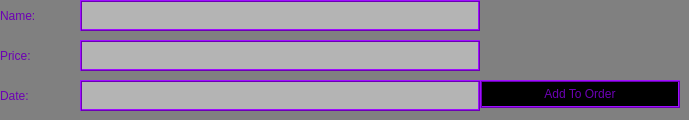
       <widget class="QWidget" name="toolPage">
        <property name="styleSheet">
         <string notr="true">background-color: rgb(128, 128, 128);
color: rgb(108, 0, 180);
border: none;
font: 16pt &quot;Maiandra GD&quot;;</string>
        </property>
        <widget class="QLabel" name="nameLbl_2">
         <property name="geometry">
          <rect>
           <x>0</x>
           <y>0</y>
           <width>100</width>
           <height>31</height>
          </rect>
         </property>
         <property name="text">
          <string>Name:</string>
         </property>
        </widget>
        <widget class="QLineEdit" name="nameTxt_2">
         <property name="geometry">
          <rect>
           <x>80</x>
           <y>0</y>
           <width>400</width>
           <height>31</height>
          </rect>
         </property>
         <property name="styleSheet">
          <string notr="true">background-color: rgb(180, 180, 180);
color: rgb(108, 0, 180);
border: 2px ridge rgb(108, 0, 180); </string>
         </property>
        </widget>
        <widget class="QLabel" name="priceLbl">
         <property name="geometry">
          <rect>
           <x>0</x>
           <y>40</y>
           <width>100</width>
           <height>31</height>
          </rect>
         </property>
         <property name="text">
          <string>Price:</string>
         </property>
        </widget>
        <widget class="QLineEdit" name="priceTxt_2">
         <property name="geometry">
          <rect>
           <x>80</x>
           <y>40</y>
           <width>400</width>
           <height>31</height>
          </rect>
         </property>
         <property name="styleSheet">
          <string notr="true">background-color: rgb(180, 180, 180);
color: rgb(108, 0, 180);
border: 2px ridge rgb(108, 0, 180); </string>
         </property>
        </widget>
        <widget class="QPushButton" name="submitToolBtn">
         <property name="geometry">
          <rect>
           <x>480</x>
           <y>80</y>
           <width>200</width>
           <height>28</height>
          </rect>
         </property>
         <property name="styleSheet">
          <string notr="true">background-color: rgb(0, 0, 0);
color: rgb(108, 0, 180);
border: 2px ridge rgb(108, 0, 180); </string>
         </property>
         <property name="text">
          <string>Add To Order</string>
         </property>
        </widget>
        <widget class="QLabel" name="dateLbl_2">
         <property name="geometry">
          <rect>
           <x>0</x>
           <y>80</y>
           <width>100</width>
           <height>31</height>
          </rect>
         </property>
         <property name="text">
          <string>Date:</string>
         </property>
        </widget>
        <widget class="QLineEdit" name="dateTxt_2">
         <property name="geometry">
          <rect>
           <x>80</x>
           <y>80</y>
           <width>400</width>
           <height>31</height>
          </rect>
         </property>
         <property name="styleSheet">
          <string notr="true">background-color: rgb(180, 180, 180);
color: rgb(108, 0, 180);
border: 2px ridge rgb(108, 0, 180); </string>
         </property>
        </widget>
       </widget>
